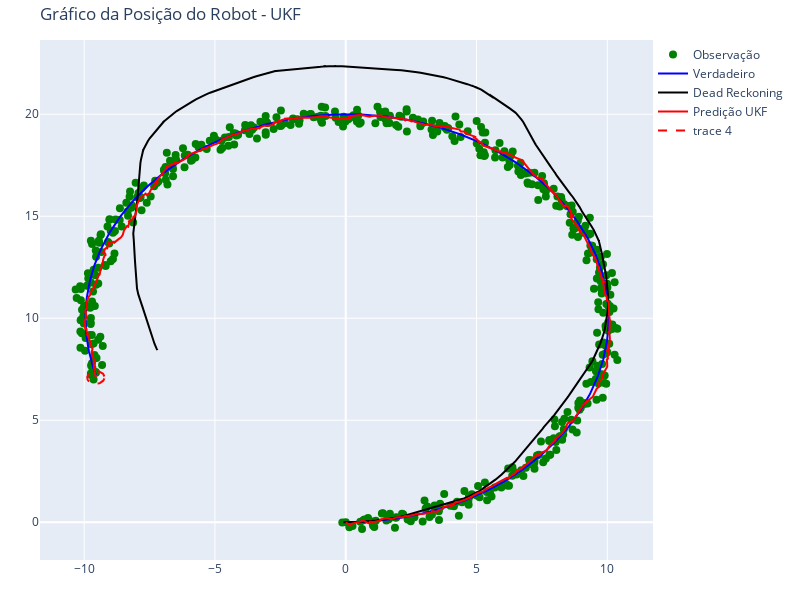

Write notebook code for a chart like this one.
### Code cell
#def main_ukf():
print('Simulação do Filtro UKF ...')

nx = 4  # State Vector [x y yaw v]'

xEst_ukf = np.zeros((nx, 1))
xTrue_ukf = np.zeros((nx, 1))
PEst_ukf = np.eye(nx)

wm, wc, gamma = setup_ukf(nx)

xDR_ukf = np.zeros((nx, 1))  # Dead reckoning

# history
hxEst_ukf = xEst_ukf
hxTrue_ukf = xTrue_ukf
hxDR_ukf = xTrue_ukf
hz_ukf = np.zeros((2,1))

time = 0.0

fig = plt.figure()
fig.show()
SIM_TIME=50.0
while SIM_TIME >= time:
    time += delta_t
    u = input()

    xTrue_ukf, z, xDR_ukf, ud = observation(xTrue_ukf, xDR_ukf, u)
    z = z.T

    xEst_ukf, PEst_ukf = ukf_estimation(xEst_ukf, PEst_ukf, z, ud, wm, wc, gamma)
    #print(xEst)
    #print(PEst)

    # store data history
    hxEst_ukf = np.hstack((hxEst_ukf, xEst_ukf))
    hxDR_ukf = np.hstack((hxDR_ukf, xDR_ukf))
    hxTrue_ukf = np.hstack((hxTrue_ukf, xTrue_ukf))
    #print("hz_ukf", hz_ukf)
    hz_ukf = np.hstack((hz_ukf, z))

# Elipse de Covariância
px, py = plot_covariance_ellipse(xEst_ukf, PEst_ukf)
ellipse_trace_ukf = (go.Scatter(x=px, y=py, mode='lines', line=dict(color='red', dash='dash')))

# Criar Traços
trace_observation_ukf = go.Scatter(x=hz_ukf[0, :], y=hz_ukf[1, :], mode='markers', name='Observação', marker=dict(color='green', size=8))
trace_true_ukf = go.Scatter(x=hxTrue_ukf[0, :].flatten(), y=hxTrue_ukf[1, :].flatten(), mode='lines', name='Verdadeiro', line=dict(color='blue'))
trace_dead_reckoning_ukf = go.Scatter(x=hxDR_ukf[0, :].flatten(), y=hxDR_ukf[1, :].flatten(), mode='lines', name='Dead Reckoning', line=dict(color='black'))
trace_ukf_prediction_ukf = go.Scatter(x=hxEst_ukf[0, :].flatten(), y=hxEst_ukf[1, :].flatten(), mode='lines', name='Predição UKF', line=dict(color='red'))

# Lista de Traços do Gráfico
data = [trace_observation_ukf, trace_true_ukf, trace_dead_reckoning_ukf, trace_ukf_prediction_ukf, ellipse_trace_ukf]

# Configurar o Layout
layout = go.Layout(
    title='Gráfico da Posição do Robot - UKF',
    legend=dict(x=1, y=1),
    autosize=False,
    width=800,
    height=600,
    margin=dict(l=40, r=40, b=40, t=40)
)

# Criar figura
fig = go.Figure(data=data, layout=layout)

fig.show()

filename = f'ukf{int(ceil(time * 10))}.jpeg'
fig.write_image(filename)

comment = """
        # Criar Traços
        trace_observation = go.Scatter(x=hz[0, :], y=hz[1, :], mode='markers', name='Observação', marker=dict(color='green', size=8))
        trace_true = go.Scatter(x=hxTrue[0, :].flatten(), y=hxTrue[1, :].flatten(), mode='lines', name='Verdadeiro', line=dict(color='blue'))
        trace_dead_reckoning = go.Scatter(x=hxDR[0, :].flatten(), y=hxDR[1, :].flatten(), mode='lines', name='Dead Reckoning', line=dict(color='black'))
        trace_ukf_prediction = go.Scatter(x=hxEst[0, :].flatten(), y=hxEst[1, :].flatten(), mode='lines', name='Predição UKF', line=dict(color='red'))

        # Lista de Traços do Gráfico
        data = [trace_observation, trace_true, trace_dead_reckoning, trace_ukf_prediction]

        # Configurar o Layout
        layout = go.Layout(
            title='Gráfico da Posição do Robot - UKF',
            legend=dict(x=1, y=1),
            autosize=False,
            width=800,
            height=600,
            margin=dict(l=40, r=40, b=40, t=40)
        )

        # Criar figura
        fig = go.Figure(data=data, layout=layout)

        # Frames EKF
        if not os.path.exists('frames_ukf'):
            os.makedirs('frames_ukf')

        filename = f'frames_ukf/{int(ceil(time * 10))}.jpeg'
        fig.write_image(filename)


    # Fazer uma Animação em GIF
    images = []
    filenames = os.listdir('frames_ukf')
    filenames.sort(key=lambda x: int(x.split('.')[0]))
    for filename in filenames:
        images.append(imageio.imread(f'frames_ukf/{filename}'))
    imageio.mimsave('ukf.gif', images, duration=0.1)"""

### Figure 1 — Plotly figure (JSON) as saved in the notebook; plotly's stock layout.template omitted (floating-point values rounded to 4 significant figures; data arrays with more than 128 entries replaced by an {"elided": "..."} marker saying what was removed)
{"data": [{"marker": {"color": "green", "size": 8}, "mode": "markers", "name": "Observação", "type": "scatter", "x": {"elided": "501 float values"}, "y": {"elided": "501 float values"}}, {"line": {"color": "blue"}, "mode": "lines", "name": "Verdadeiro", "type": "scatter", "x": {"elided": "501 float values"}, "y": {"elided": "501 float values"}}, {"line": {"color": "black"}, "mode": "lines", "name": "Dead Reckoning", "type": "scatter", "x": {"elided": "501 float values"}, "y": {"elided": "501 float values"}}, {"line": {"color": "red"}, "mode": "lines", "name": "Predição UKF", "type": "scatter", "x": {"elided": "501 float values"}, "y": {"elided": "501 float values"}}, {"line": {"color": "red", "dash": "dash"}, "mode": "lines", "type": "scatter", "x": [-9.227, -9.233, -9.242, -9.255, -9.27, -9.289, -9.31, -9.333, -9.359, -9.386, -9.415, -9.446, -9.478, -9.51, -9.543, -9.576, -9.609, -9.641, -9.672, -9.703, -9.731, -9.758, -9.783, -9.805, -9.825, -9.843, -9.857, -9.868, -9.877, -9.882, -9.883, -9.882, -9.877, -9.869, -9.858, -9.843, -9.826, -9.806, -9.784, -9.759, -9.732, -9.704, -9.674, -9.642, -9.61, -9.577, -9.544, -9.512, -9.479, -9.447, -9.417, -9.387, -9.36, -9.334, -9.311, -9.289, -9.271, -9.255, -9.243, -9.233, -9.227, -9.224, -9.224, -9.227], "y": [7.144, 7.174, 7.204, 7.232, 7.259, 7.284, 7.308, 7.329, 7.348, 7.364, 7.378, 7.389, 7.397, 7.402, 7.404, 7.403, 7.398, 7.391, 7.381, 7.368, 7.352, 7.333, 7.313, 7.29, 7.265, 7.238, 7.21, 7.181, 7.151, 7.12, 7.089, 7.058, 7.028, 6.998, 6.969, 6.942, 6.916, 6.892, 6.869, 6.849, 6.832, 6.817, 6.805, 6.796, 6.79, 6.786, 6.786, 6.789, 6.795, 6.804, 6.816, 6.831, 6.848, 6.868, 6.89, 6.915, 6.94, 6.968, 6.997, 7.026, 7.057, 7.088, 7.119, 7.149]}], "layout": {"autosize": false, "height": 600, "legend": {"x": 1, "y": 1}, "margin": {"b": 40, "l": 40, "r": 40, "t": 40}, "title": {"text": "Gráfico da Posição do Robot - UKF"}, "width": 800}}
